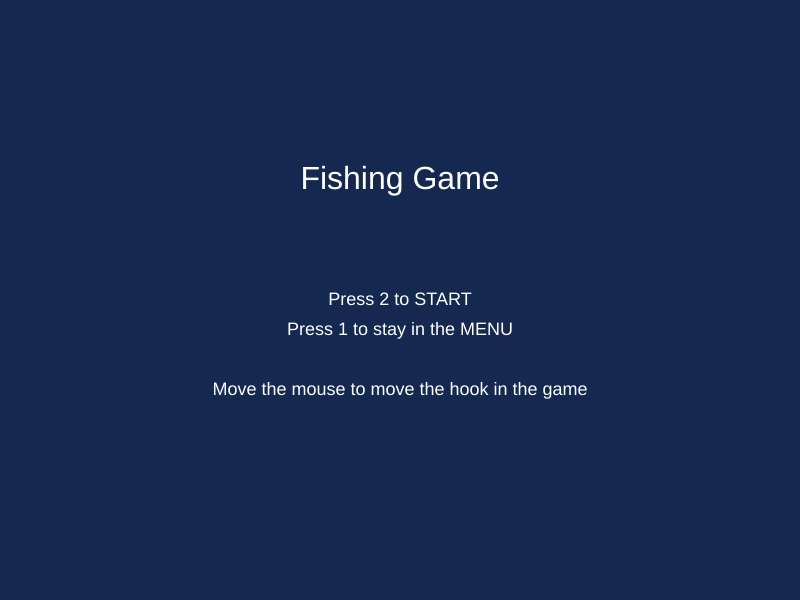
Frame 1 (no input)
Frame 60 (no input): identical to frame 1, image omitted
Frame 120 (the mouse pressed at the canvas centre since frame 60): identical to frame 1, image omitted

The p5.js sketch that drew this single still picture (run headless with seeded random() and noise() and a simulated clock; from frame 60 on, the mouse is pressed at the canvas centre):

// p5.js sketch
// ── sketch.js
/* 
Mathews C.
Final Project – Fishing Game (OOP version)
Instructions:
- Press 1 for MENU
- Press 2 to START the fishing game
- Move the mouse to move the hook and try to touch the fish
*/

// ---- STATES ----
const STATE_MENU = "menu";
const STATE_GAME = "game";
let startTime = 0;    // game start
let gameDuration = 30; // game length


let state = STATE_MENU;  // começa no menu

// ---- GLOBALS ----
let fishes = [];   // array com os peixes
let hookX, hookY;  // posição do anzol
let shark;

// ====== Classes ======
class Fish {
  constructor() {
    // which direction,  1 = right side, -1 = left side
    this.dir = random(1) < 0.5 ? 1 : -1;

    // starts off screen
    if (this.dir === 1) {
      this.x = random(-200, -50);          // come from left side
    } else {
      this.x = random(width + 50, width + 200); //come from right side
    }

    // position, speed and size
    this.y = random(300, 550);
    this.speed = random(1, 3);
    this.size = random(30, 50);

    // cor do corpo rgb
    this.bodyR = random(150, 255);
    this.bodyG = random(80, 180);
    this.bodyB = random(80, 160);
  }

  move() {
    // swims in the right direction
    this.x += this.speed * this.dir;

    // off the right side of screen, appear in the left 
    if (this.dir === 1 && this.x > width + 100) {
      this.x = random(-200, -50);
      this.y = random(300, 550);
    }

    // if its off the left side appears on right
    if (this.dir === -1 && this.x < -100) {
      this.x = random(width + 50, width + 200);
      this.y = random(300, 550);
    }
  }

  draw() {
    // body
    fill(this.bodyR, this.bodyG, this.bodyB);
    ellipse(this.x, this.y, this.size, this.size * 0.6);

    //tail, diff color no matter fish color
    fill(this.bodyR - 40, this.bodyG - 40, this.bodyB - 40);
    triangle(
      this.x - this.dir * this.size * 1.2, this.y,
      this.x - this.dir * this.size * 0.3, this.y - this.size / 4,
      this.x - this.dir * this.size * 0.3, this.y + this.size / 4
    );

    // eye
    fill(0);
    ellipse(
      this.x + this.dir * (this.size * 0.25),
      this.y - 5,
      this.size / 10
    );
  }
}


//====== setup ======

function setup() {
  createCanvas(800, 600);

  // hook starts in middle
  hookX = width / 2;
  hookY = 150;

  // 6 fishes to start 
  for (let i = 0; i < 6; i++) {
    fishes.push(new Fish());
  }
}


// ====== Draw ======
function draw() {
  if (state === STATE_MENU) {
    drawMenu();
  } else if (state === STATE_GAME) {
    drawFishingGame();
  }
}


//======Functions======
function drawMenu() {
  background(20, 40, 80);

  fill(255);
  textAlign(CENTER, CENTER);
  textSize(32);
  text("Fishing Game", width / 2, height * 0.3);

  textSize(18);
  text("Press 2 to START", width / 2, height * 0.5);
  text("Press 1 to stay in the MENU", width / 2, height * 0.55);
  text("Move the mouse to move the hook in the game", width / 2, height * 0.65);
}


// ======Game======
function drawFishingGame() {
  background(60, 150, 220);  // água

  // timer
  let elapsed = (millis() - startTime) / 1000;      // time elapsed
  let remaining = gameDuration - elapsed;           // how much is left
  if (remaining < 0) {
    remaining = 0;  // always a positive #
  }

  // text for timer
  fill(255);
  textAlign(CENTER, TOP);
  textSize(24);
  text("Time: " + int(remaining), width / 2, 10);


  // ======anzol follows mouse with constrained movement (X e Y, limited)======

  hookX = mouseX;
  hookY = constrain(mouseY, 40, height - 40);

  //====== hook string======
  stroke(255);
  strokeWeight(3);
  line(hookX, 0, hookX, hookY);

  // hook tip 
  noStroke();
  fill(255, 230);
  ellipse(hookX, hookY, 20, 20);

  // update and draw fishes
  for (let i = 0; i < fishes.length; i++) {
    let f = fishes[i];

    f.move();
    f.draw();

    // collision detecting for hook to fish (pescar)
    let d = dist(hookX, hookY, f.x, f.y);

    // when close enough hooks gets fish, fish just reappear in a new location, might use splice so it dissappears.
    if (d < f.size * 0.5) {
      // reaparece como um novo peixe (bem simples)
      f.x = random(-200, -50);
      f.y = random(300, 550);
      f.dir = random(1) < 0.5 ? 1 : -1;
        
      

    }
  }
}


// ====user
function keyPressed() {
  if (key === '1') {
    state = STATE_MENU;   // volta pro menu
  } else if (key === '2') {
    state = STATE_GAME;   // vai pro jogo
    startTime = millis();
  }
}
